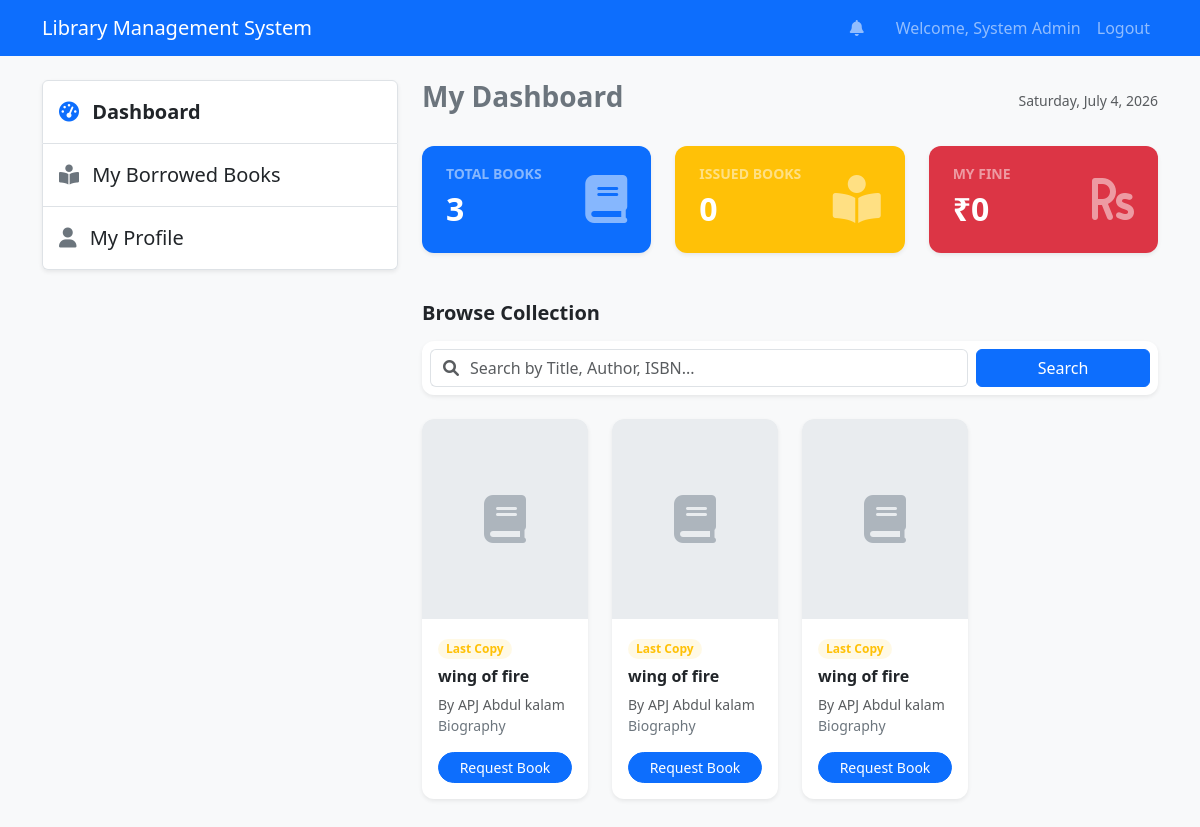
The app's page /user/dashboard (signed in) with its own data.
### tables this page shows
CREATE TABLE `books` (
  `id` int(11) NOT NULL AUTO_INCREMENT,
  `accession_no` varchar(50) NOT NULL,
  `title` varchar(255) NOT NULL,
  `author_id` int(11) DEFAULT NULL,
  `category_id` int(11) DEFAULT NULL,
  `isbn` varchar(20) DEFAULT NULL,
  `quantity` int(11) DEFAULT 0,
  `available_quantity` int(11) DEFAULT 0,
  `image` varchar(255) DEFAULT NULL,
  `created_at` datetime DEFAULT current_timestamp(),
  PRIMARY KEY (`id`),
  UNIQUE KEY `accession_no` (`accession_no`),
  KEY `fk_book_category` (`category_id`),
  KEY `fk_book_author` (`author_id`),
  KEY `idx_books_title` (`title`),
  KEY `idx_books_isbn` (`isbn`),
  CONSTRAINT `fk_book_author` FOREIGN KEY (`author_id`) REFERENCES `authors` (`id`) ON DELETE SET NULL,
  CONSTRAINT `fk_book_category` FOREIGN KEY (`category_id`) REFERENCES `categories` (`id`) ON DELETE SET NULL
);

CREATE TABLE `authors` (
  `id` int(11) NOT NULL AUTO_INCREMENT,
  `name` varchar(255) NOT NULL,
  `bio` text DEFAULT NULL,
  `created_at` datetime DEFAULT current_timestamp(),
  PRIMARY KEY (`id`)
);

CREATE TABLE `categories` (
  `id` int(11) NOT NULL AUTO_INCREMENT,
  `name` varchar(100) NOT NULL,
  `created_at` datetime DEFAULT current_timestamp(),
  PRIMARY KEY (`id`)
);

### controllers/UserController.php (called while the page is built, shortened)
<?php
class UserController extends Controller {
    public function dashboard() {
        $bookModel = $this->model('Book');
        $issueModel = $this->model('Issue');
        $returnRequestModel = $this->model('ReturnRequest');
        $fineModel = $this->model('Fine');
        $search = isset($_GET['search']) ? trim($_GET['search']) : '';
        if ($search) {
            $books = $bookModel->getBooks(12, 0, $search);
        } else {
            $books = $bookModel->getBooks(12, 0);
        }
        $totalAvailable = $bookModel->getTotalAvailableQuantity();
        $myIssuedBooksCount = $issueModel->getUserIssuedCount($_SESSION['user_id']);
        $pendingReturnCount = $returnRequestModel->getUserPendingCount($_SESSION['user_id']);
        $totalFine = $fineModel->getUserTotalFine($_SESSION['user_id']);
        $dueSoonBooks = $issueModel->getBooksDueSoon($_SESSION['user_id'], 3);
        $overdueCount = $issueModel->getOverdueBooksCount($_SESSION['user_id']);
        $data = [
            'books' => $books,
            'search' => $search,
            'categories' => $bookModel->getCategories(),
            'stats' => [
                'total_available' => $totalAvailable,
                'my_issued' => $myIssuedBooksCount,
                'pending_return' => $pendingReturnCount,
                'total_fine' => $totalFine
            ],
            'notifications' => [
                'due_soon' => $dueSoonBooks,
                'overdue_count' => $overdueCount,
                'has_fine' => $totalFine > 0
            ]
        ];
        $this->view('user/dashboard', $data);
    }
}

### core/App.php (called while the page is built, shortened)
<?php
class App {
    protected $currentMethod = 'index';
    public function __construct() {
        $url = $this->getUrl();
        if (isset($url[0])) {
            if (file_exists('controllers/' . ucwords($url[0]) . 'Controller.php')) {
                unset($url[0]);
            }
        }
        $this->currentController = new $this->currentController;
        if (isset($url[1])) {
            if (method_exists($this->currentController, $url[1])) {
                $this->currentMethod = $url[1];
                unset($url[1]);
            }
        }
        $this->params = $url ? array_values($url) : [];
        call_user_func_array([$this->currentController, $this->currentMethod], $this->params);
    }
    public function getUrl() {
        if (isset($_GET['url'])) {
            $url = rtrim($_GET['url'], '/');
            $url = filter_var($url, FILTER_SANITIZE_URL);
            $url = explode('/', $url);
            return $url;
        }
        return [];
    }
}

### index.php (called while the page is built, shortened)
<?php
spl_autoload_register(function($className) {
    $paths = ['core/', 'models/', 'controllers/', 'middleware/'];
    foreach($paths as $path) {
        $file = __DIR__ . '/' . $path . $className . '.php';
    }
});
require_once 'config/database.php';
$app = new App();

### config/database.php (called while the page is built, shortened)
<?php
class Database {
    private $host = DB_HOST;
    private $user = DB_USER;
    private $pass = DB_PASS;
    private $dbname = DB_NAME;
    private $dbh;
    private $stmt;
    public function __construct() {
        $dsn = 'mysql:host=' . $this->host . ';dbname=' . $this->dbname;
        $options = array(
            PDO::ATTR_PERSISTENT => true,
            PDO::ATTR_ERRMODE => PDO::ERRMODE_EXCEPTION
        );
        try {
            $this->dbh = new PDO($dsn, $this->user, $this->pass, $options);
        } catch (PDOException $e) {
            $this->error = $e->getMessage();
            echo "Connection Error: " . $this->error;
        }
    }
    public function query($sql) {
        $this->stmt = $this->dbh->prepare($sql);
    }
    public function bind($param, $value, $type = null) {
        if (is_null($type)) {
            switch (true) {
                case is_int($value):
                    $type = PDO::PARAM_INT;
                    break;
                default:
                    $type = PDO::PARAM_STR;
            }
        }
        $this->stmt->bindValue($param, $value, $type);
    }
    public function execute() {
        return $this->stmt->execute();
    }
    public function resultSet() {
        $this->execute();
        return $this->stmt->fetchAll(PDO::FETCH_OBJ);
    }
    public function single() {
        $this->execute();
        return $this->stmt->fetch(PDO::FETCH_OBJ);
    }
}

### models/Issue.php (called while the page is built, shortened)
<?php
class Issue extends Model {
    public function getUserIssuedCount($user_id) {
        $this->db->query('SELECT COUNT(*) as count FROM issues WHERE user_id = :user_id AND status = "issued"');
        $this->db->bind(':user_id', $user_id);
        $row = $this->db->single();
        return $row->count;
    }
    public function getBooksDueSoon($user_id, $days = 3) {
        $targetDate = date('Y-m-d', strtotime("+$days days"));
        $today = date('Y-m-d');
        $this->db->query('SELECT issues.*, books.title as book_title
                          FROM issues
                          JOIN books ON issues.book_id = books.id
                          WHERE issues.user_id = :user_id
                          AND issues.status = "issued"
                          AND issues.return_date <= :target_date
                          AND issues.return_date >= :today');
        $this->db->bind(':user_id', $user_id);
        $this->db->bind(':target_date', $targetDate);
        $this->db->bind(':today', $today);
        return $this->db->resultSet();
    }
    public function getOverdueBooksCount($user_id) {
        $today = date('Y-m-d');
        $this->db->query('SELECT COUNT(*) as count FROM issues WHERE user_id = :user_id AND status = "issued" AND return_date < :today');
        $this->db->bind(':user_id', $user_id);
        $this->db->bind(':today', $today);
        $row = $this->db->single();
        return $row->count;
    }
}

### core/Model.php (called while the page is built, shortened)
<?php
class Model {
    public function __construct() {
        $this->db = new Database();
    }
}

### models/Book.php (called while the page is built, shortened)
<?php
class Book extends Model {
    public function getBooks($limit = 10, $offset = 0, $search = '') {
        $sql = 'SELECT books.*, categories.name as category_name, authors.name as author
                FROM books
                LEFT JOIN categories ON books.category_id = categories.id
                LEFT JOIN authors ON books.author_id = authors.id';
        $sql .= ' ORDER BY books.created_at DESC LIMIT :limit OFFSET :offset';
        $this->db->query($sql);
        $this->db->bind(':limit', $limit, PDO::PARAM_INT);
        $this->db->bind(':offset', $offset, PDO::PARAM_INT);
        return $this->db->resultSet();
    }
    public function getTotalAvailableQuantity() {
        $this->db->query('SELECT SUM(available_quantity) as total FROM books');
        $row = $this->db->single();
        return $row->total ?? 0;
    }
    public function getCategories() {
        $this->db->query('SELECT * FROM categories ORDER BY name ASC');
        return $this->db->resultSet();
    }
}

### views/user/dashboard.php (the view, shortened to what this page needs)
<?php require_once 'views/layouts/header.php'; ?>
<div class="row">
    <div class="col-md-4">
        <?php require_once 'views/layouts/user_sidebar.php'; ?>
    </div>
    <div class="col-md-8">
        <div class="d-flex justify-content-between align-items-center mb-4">
            <h1 class="h3 text-secondary fw-bold">My Dashboard</h1>
            <span class="text-muted small"><?php echo date('l, F j, Y'); ?></span>
        </div>
        <div class="row row-cols-1 row-cols-md-3 g-4 mb-5">
            <div class="col">
                <div class="card text-white bg-primary h-100 border-0 shadow-sm hover-elevate">
                    <div class="card-body p-4 d-flex justify-content-between align-items-center">
                        <div>
                            <h6 class="card-subtitle text-white-50 text-uppercase small fw-bold mb-2">Total Books</h6>
                            <h2 class="card-title fw-bold mb-0"><?php echo $data['stats']['total_available']; ?></h2>
                        </div>
                        <i class="fas fa-book fa-3x opacity-50"></i>
                    </div>
                </div>
            </div>
            <div class="col">
                <div class="card text-white bg-warning h-100 border-0 shadow-sm hover-elevate">
                    <div class="card-body p-4 d-flex justify-content-between align-items-center">
                        <div>
                            <h6 class="card-subtitle text-white-50 text-uppercase small fw-bold mb-2">Issued Books</h6>
                            <h2 class="card-title fw-bold mb-0"><?php echo $data['stats']['my_issued']; ?></h2>
                        </div>
                        <i class="fas fa-book-reader fa-3x opacity-50"></i>
                    </div>
                </div>
            </div>
            <div class="col">
                <div class="card text-white bg-danger h-100 border-0 shadow-sm hover-elevate">
                    <div class="card-body p-4 d-flex justify-content-between align-items-center">
                        <div>
                            <h6 class="card-subtitle text-white-50 text-uppercase small fw-bold mb-2">My Fine</h6>
                            <h2 class="card-title fw-bold mb-0">₹<?php echo $data['stats']['total_fine']; ?></h2>
                        </div>
                        <i class="fas fa-rupee-sign fa-3x opacity-50"></i>
                    </div>
                </div>
            </div>
        </div>
        <h3 class="mb-3 fw-bold h5">Browse Collection</h3>
        <div class="card shadow-sm mb-4 border-0">
            <div class="card-body p-2">
                <form action="<?php echo URLROOT; ?>/user/dashboard" method="get" class="row g-2 align-items-center">
                    <div class="col-md-9">
                        <div class="input-group search-input-group">
                            <span class="input-group-text bg-white border-end-0"><i class="fas fa-search text-muted"></i></span>
                            <input type="text" name="search" class="form-control border-start-0 ps-0" placeholder="Search by Title, Author, ISBN..." value="<?php echo isset($data['search']) ? $data['search'] : ''; ?>">
                        </div>
                    </div>
                    <div class="col-md-3">
                        <button class="btn btn-primary w-100" type="submit">Search</button>
                    </div>
                </form>
            </div>
        </div>
        <div class="row row-cols-1 row-cols-md-3 row-cols-lg-4 g-4 mb-5">
            <?php if(empty($data['books'])): ?>
                <div class="col-12 text-center py-5">
                    <div class="empty-state">
                        <i class="fas fa-search empty-state-icon"></i>
                        <h5>No books found</h5>
                        <p class="text-muted">Try adjusting your search criteria or browse our categories.</p>
                        <a href="<?php echo URLROOT; ?>/user/dashboard" class="btn btn-outline-primary mt-2">Clear Search</a>
                    </div>
                </div>
            <?php else: ?>
                <?php foreach($data['books'] as $book) : ?>
                    <div class="col">
                        <div class="card h-100 border-0 shadow-sm hover-lift">
                            <div class="book-cover-placeholder">
                                <i class="fas fa-book"></i>
                            </div>
                            <div class="card-body d-flex flex-column p-3">
                                <div class="mb-2">
                                    <?php if($book->available_quantity > 1): ?>
                                        <span class="badge bg-success bg-opacity-10 text-success rounded-pill px-2">Available</span>
                                    <?php elseif($book->available_quantity == 1): ?>
                                        <span class="badge bg-warning bg-opacity-10 text-warning rounded-pill px-2">Last Copy</span>
                                    <?php else: ?>
                                        <span class="badge bg-danger bg-opacity-10 text-danger rounded-pill px-2">Out of Stock</span>
                                    <?php endif; ?>
                                </div>
                                <h6 class="card-title fw-bold text-truncate" title="<?php echo $book->title; ?>">
                                    <?php echo $book->title; ?>
                                </h6>
                                <p class="card-text text-muted small mb-3 flex-grow-1">
                                    By <?php echo $book->author ?? 'Unknown'; ?><br>
                                    <span class="text-secondary"><?php echo $book->category_name; ?></span>
                                </p>
                                <form action="<?php echo URLROOT; ?>/user/request_book/<?php echo $book->id; ?>" method="post" class="ajax-form mt-auto">
                                    <?php if($book->available_quantity > 0): ?>
                                        <button type="submit" class="btn btn-primary btn-sm w-100 rounded-pill">
                                            Request Book
                                        </button>
                                    <?php else: ?>
                                        <button class="btn btn-light btn-sm w-100 rounded-pill text-muted" disabled>
                                            Notify Me
                                        </button>
                                    <?php endif; ?>
                                </form>
                            </div>
                        </div>
                    </div>
                <?php endforeach; ?>
            <?php endif; ?>
        </div>
    </div>
</div>
<?php require_once 'views/layouts/footer.php'; ?>

### records on screen
books: available_quantity "Last Copy", title "wing of fire", author.name "APJ Abdul kalam", category.name "Biography"
books: available_quantity "Last Copy", title "wing of fire", author.name "APJ Abdul kalam", category.name "Biography"
books: available_quantity "Last Copy", title "wing of fire", author.name "APJ Abdul kalam", category.name "Biography"

### other values on screen
SITENAME "Library Management System"
$_SESSION['user_name'] "System Admin"
$data['stats']['total_available'] "3"
$data['stats']['my_issued'] "0"
$data['stats']['total_fine'] "0"
